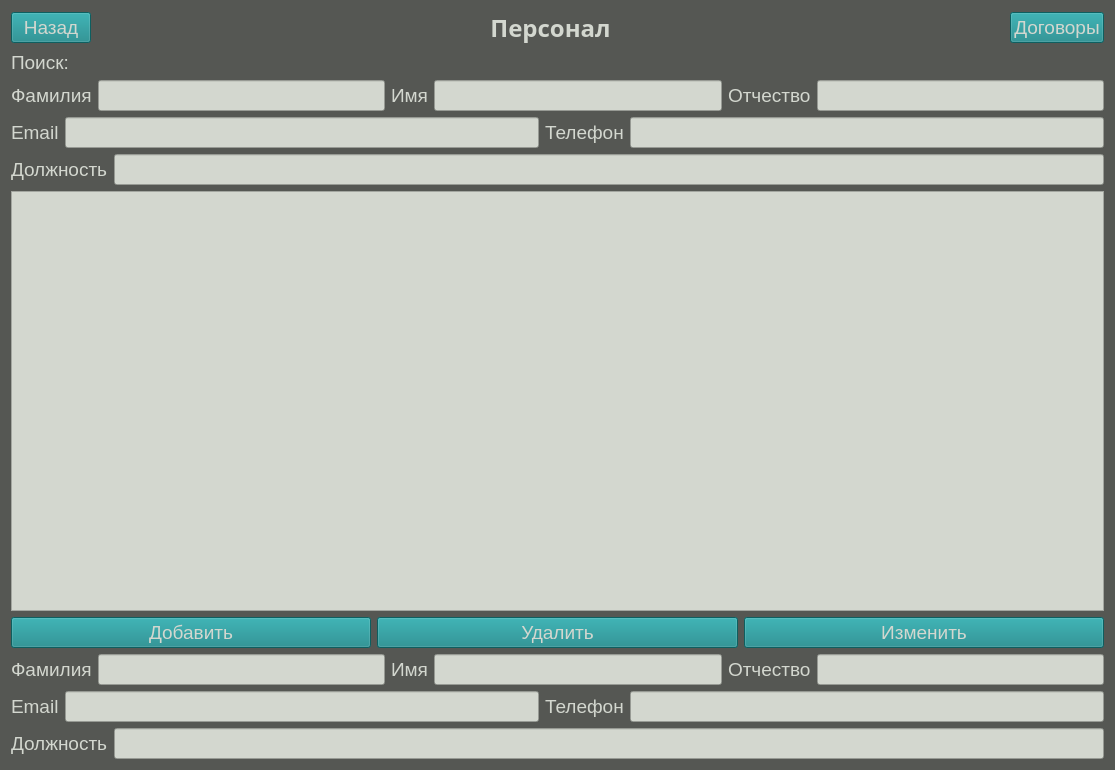
<?xml version="1.0" encoding="UTF-8"?>
<ui version="4.0">
 <class>StaffWindow</class>
 <widget class="QWidget" name="StaffWindow">
  <property name="geometry">
   <rect>
    <x>0</x>
    <y>0</y>
    <width>1115</width>
    <height>770</height>
   </rect>
  </property>
  <property name="windowTitle">
   <string>АИС МЭТ</string>
  </property>
  <property name="styleSheet">
   <string notr="true">background-color: rgb(85, 87, 83);</string>
  </property>
  <layout class="QGridLayout" name="gridLayout">
   <item row="0" column="0">
    <layout class="QVBoxLayout" name="verticalLayout_3">
     <item>
      <layout class="QHBoxLayout" name="horizontalLayout_8">
       <item>
        <widget class="QPushButton" name="btnBack">
         <property name="font">
          <font>
           <pointsize>14</pointsize>
          </font>
         </property>
         <property name="styleSheet">
          <string notr="true">background-color: rgb(18, 133, 135);
color: rgb(211, 215, 207);
border-color: rgb(211, 215, 207);</string>
         </property>
         <property name="text">
          <string>Назад</string>
         </property>
        </widget>
       </item>
       <item>
        <widget class="QLabel" name="label_15">
         <property name="sizePolicy">
          <sizepolicy hsizetype="Expanding" vsizetype="Preferred">
           <horstretch>0</horstretch>
           <verstretch>0</verstretch>
          </sizepolicy>
         </property>
         <property name="font">
          <font>
           <family>Ubuntu Mono</family>
           <pointsize>18</pointsize>
           <weight>75</weight>
           <bold>true</bold>
          </font>
         </property>
         <property name="styleSheet">
          <string notr="true">color: rgb(211, 215, 207);</string>
         </property>
         <property name="text">
          <string>Персонал</string>
         </property>
         <property name="alignment">
          <set>Qt::AlignCenter</set>
         </property>
        </widget>
       </item>
       <item>
        <widget class="QPushButton" name="btnBack_2">
         <property name="font">
          <font>
           <pointsize>14</pointsize>
          </font>
         </property>
         <property name="styleSheet">
          <string notr="true">background-color: rgb(18, 133, 135);
color: rgb(211, 215, 207);
border-color: rgb(211, 215, 207);</string>
         </property>
         <property name="text">
          <string>Договоры</string>
         </property>
        </widget>
       </item>
      </layout>
     </item>
     <item>
      <widget class="QLabel" name="label_16">
       <property name="font">
        <font>
         <pointsize>14</pointsize>
        </font>
       </property>
       <property name="styleSheet">
        <string notr="true">color: rgb(211, 215, 207);</string>
       </property>
       <property name="text">
        <string>Поиск:</string>
       </property>
      </widget>
     </item>
     <item>
      <layout class="QVBoxLayout" name="verticalLayout">
       <item>
        <layout class="QHBoxLayout" name="horizontalLayout_3">
         <item>
          <widget class="QLabel" name="label_21">
           <property name="font">
            <font>
             <pointsize>14</pointsize>
            </font>
           </property>
           <property name="styleSheet">
            <string notr="true">color: rgb(211, 215, 207);</string>
           </property>
           <property name="text">
            <string>Фамилия</string>
           </property>
          </widget>
         </item>
         <item>
          <widget class="QLineEdit" name="leLastnameSearch">
           <property name="font">
            <font>
             <pointsize>14</pointsize>
            </font>
           </property>
           <property name="styleSheet">
            <string notr="true">color: rgb(46, 52, 54);
background-color: rgb(211, 215, 207);</string>
           </property>
           <property name="text">
            <string/>
           </property>
          </widget>
         </item>
         <item>
          <widget class="QLabel" name="label_28">
           <property name="font">
            <font>
             <pointsize>14</pointsize>
            </font>
           </property>
           <property name="styleSheet">
            <string notr="true">color: rgb(211, 215, 207);</string>
           </property>
           <property name="text">
            <string>Имя</string>
           </property>
          </widget>
         </item>
         <item>
          <widget class="QLineEdit" name="leNameSearch">
           <property name="font">
            <font>
             <pointsize>14</pointsize>
            </font>
           </property>
           <property name="styleSheet">
            <string notr="true">color: rgb(46, 52, 54);
background-color: rgb(211, 215, 207);</string>
           </property>
           <property name="text">
            <string/>
           </property>
          </widget>
         </item>
         <item>
          <widget class="QLabel" name="label_29">
           <property name="font">
            <font>
             <pointsize>14</pointsize>
            </font>
           </property>
           <property name="styleSheet">
            <string notr="true">color: rgb(211, 215, 207);</string>
           </property>
           <property name="text">
            <string>Отчество</string>
           </property>
          </widget>
         </item>
         <item>
          <widget class="QLineEdit" name="lePatronymicSearch">
           <property name="font">
            <font>
             <pointsize>14</pointsize>
            </font>
           </property>
           <property name="styleSheet">
            <string notr="true">color: rgb(46, 52, 54);
background-color: rgb(211, 215, 207);</string>
           </property>
           <property name="text">
            <string/>
           </property>
          </widget>
         </item>
        </layout>
       </item>
       <item>
        <layout class="QHBoxLayout" name="horizontalLayout_2">
         <item>
          <widget class="QLabel" name="label_22">
           <property name="font">
            <font>
             <pointsize>14</pointsize>
            </font>
           </property>
           <property name="styleSheet">
            <string notr="true">color: rgb(211, 215, 207);</string>
           </property>
           <property name="text">
            <string>Email</string>
           </property>
          </widget>
         </item>
         <item>
          <widget class="QLineEdit" name="leEmailSearch">
           <property name="font">
            <font>
             <pointsize>14</pointsize>
            </font>
           </property>
           <property name="styleSheet">
            <string notr="true">color: rgb(46, 52, 54);
background-color: rgb(211, 215, 207);</string>
           </property>
           <property name="text">
            <string/>
           </property>
          </widget>
         </item>
         <item>
          <widget class="QLabel" name="label_30">
           <property name="font">
            <font>
             <pointsize>14</pointsize>
            </font>
           </property>
           <property name="styleSheet">
            <string notr="true">color: rgb(211, 215, 207);</string>
           </property>
           <property name="text">
            <string>Телефон</string>
           </property>
          </widget>
         </item>
         <item>
          <widget class="QLineEdit" name="lePhoneSearch">
           <property name="font">
            <font>
             <pointsize>14</pointsize>
            </font>
           </property>
           <property name="styleSheet">
            <string notr="true">color: rgb(46, 52, 54);
background-color: rgb(211, 215, 207);</string>
           </property>
           <property name="text">
            <string/>
           </property>
          </widget>
         </item>
        </layout>
       </item>
       <item>
        <layout class="QHBoxLayout" name="horizontalLayout_4">
         <item>
          <widget class="QLabel" name="label_23">
           <property name="font">
            <font>
             <pointsize>14</pointsize>
            </font>
           </property>
           <property name="styleSheet">
            <string notr="true">color: rgb(211, 215, 207);</string>
           </property>
           <property name="text">
            <string>Должность</string>
           </property>
          </widget>
         </item>
         <item>
          <widget class="QLineEdit" name="lePostSearch">
           <property name="font">
            <font>
             <pointsize>14</pointsize>
            </font>
           </property>
           <property name="styleSheet">
            <string notr="true">color: rgb(46, 52, 54);
background-color: rgb(211, 215, 207);</string>
           </property>
           <property name="text">
            <string/>
           </property>
          </widget>
         </item>
        </layout>
       </item>
      </layout>
     </item>
     <item>
      <widget class="QTableWidget" name="twStaff">
       <property name="font">
        <font>
         <pointsize>14</pointsize>
        </font>
       </property>
       <property name="styleSheet">
        <string notr="true">background-color: rgb(211, 215, 207);</string>
       </property>
      </widget>
     </item>
     <item>
      <layout class="QHBoxLayout" name="horizontalLayout">
       <item>
        <widget class="QPushButton" name="btnAdd">
         <property name="font">
          <font>
           <pointsize>14</pointsize>
          </font>
         </property>
         <property name="styleSheet">
          <string notr="true">background-color: rgb(18, 133, 135);
color: rgb(211, 215, 207);
border-color: rgb(211, 215, 207);</string>
         </property>
         <property name="text">
          <string>Добавить</string>
         </property>
        </widget>
       </item>
       <item>
        <widget class="QPushButton" name="btnDelete">
         <property name="font">
          <font>
           <pointsize>14</pointsize>
          </font>
         </property>
         <property name="styleSheet">
          <string notr="true">background-color: rgb(18, 133, 135);
color: rgb(211, 215, 207);
border-color: rgb(211, 215, 207);</string>
         </property>
         <property name="text">
          <string>Удалить</string>
         </property>
        </widget>
       </item>
       <item>
        <widget class="QPushButton" name="btnChange">
         <property name="font">
          <font>
           <pointsize>14</pointsize>
          </font>
         </property>
         <property name="styleSheet">
          <string notr="true">background-color: rgb(18, 133, 135);
color: rgb(211, 215, 207);
border-color: rgb(211, 215, 207);</string>
         </property>
         <property name="text">
          <string>Изменить</string>
         </property>
        </widget>
       </item>
      </layout>
     </item>
     <item>
      <layout class="QVBoxLayout" name="verticalLayout_2">
       <item>
        <layout class="QHBoxLayout" name="horizontalLayout_5">
         <item>
          <widget class="QLabel" name="label_24">
           <property name="font">
            <font>
             <pointsize>14</pointsize>
            </font>
           </property>
           <property name="styleSheet">
            <string notr="true">color: rgb(211, 215, 207);</string>
           </property>
           <property name="text">
            <string>Фамилия</string>
           </property>
          </widget>
         </item>
         <item>
          <widget class="QLineEdit" name="leLastname">
           <property name="font">
            <font>
             <pointsize>14</pointsize>
            </font>
           </property>
           <property name="styleSheet">
            <string notr="true">color: rgb(46, 52, 54);
background-color: rgb(211, 215, 207);</string>
           </property>
           <property name="text">
            <string/>
           </property>
          </widget>
         </item>
         <item>
          <widget class="QLabel" name="label_31">
           <property name="font">
            <font>
             <pointsize>14</pointsize>
            </font>
           </property>
           <property name="styleSheet">
            <string notr="true">color: rgb(211, 215, 207);</string>
           </property>
           <property name="text">
            <string>Имя</string>
           </property>
          </widget>
         </item>
         <item>
          <widget class="QLineEdit" name="leName">
           <property name="font">
            <font>
             <pointsize>14</pointsize>
            </font>
           </property>
           <property name="styleSheet">
            <string notr="true">color: rgb(46, 52, 54);
background-color: rgb(211, 215, 207);</string>
           </property>
           <property name="text">
            <string/>
           </property>
          </widget>
         </item>
         <item>
          <widget class="QLabel" name="label_32">
           <property name="font">
            <font>
             <pointsize>14</pointsize>
            </font>
           </property>
           <property name="styleSheet">
            <string notr="true">color: rgb(211, 215, 207);</string>
           </property>
           <property name="text">
            <string>Отчество</string>
           </property>
          </widget>
         </item>
         <item>
          <widget class="QLineEdit" name="lePatronymic">
           <property name="font">
            <font>
             <pointsize>14</pointsize>
            </font>
           </property>
           <property name="styleSheet">
            <string notr="true">color: rgb(46, 52, 54);
background-color: rgb(211, 215, 207);</string>
           </property>
           <property name="text">
            <string/>
           </property>
          </widget>
         </item>
        </layout>
       </item>
       <item>
        <layout class="QHBoxLayout" name="horizontalLayout_6">
         <item>
          <widget class="QLabel" name="label_25">
           <property name="font">
            <font>
             <pointsize>14</pointsize>
            </font>
           </property>
           <property name="styleSheet">
            <string notr="true">color: rgb(211, 215, 207);</string>
           </property>
           <property name="text">
            <string>Email</string>
           </property>
          </widget>
         </item>
         <item>
          <widget class="QLineEdit" name="leEmail">
           <property name="font">
            <font>
             <pointsize>14</pointsize>
            </font>
           </property>
           <property name="styleSheet">
            <string notr="true">color: rgb(46, 52, 54);
background-color: rgb(211, 215, 207);</string>
           </property>
           <property name="text">
            <string/>
           </property>
          </widget>
         </item>
         <item>
          <widget class="QLabel" name="label_33">
           <property name="font">
            <font>
             <pointsize>14</pointsize>
            </font>
           </property>
           <property name="styleSheet">
            <string notr="true">color: rgb(211, 215, 207);</string>
           </property>
           <property name="text">
            <string>Телефон</string>
           </property>
          </widget>
         </item>
         <item>
          <widget class="QLineEdit" name="lePhone">
           <property name="font">
            <font>
             <pointsize>14</pointsize>
            </font>
           </property>
           <property name="styleSheet">
            <string notr="true">color: rgb(46, 52, 54);
background-color: rgb(211, 215, 207);</string>
           </property>
           <property name="text">
            <string/>
           </property>
          </widget>
         </item>
        </layout>
       </item>
       <item>
        <layout class="QHBoxLayout" name="horizontalLayout_7">
         <item>
          <widget class="QLabel" name="label_26">
           <property name="font">
            <font>
             <pointsize>14</pointsize>
            </font>
           </property>
           <property name="styleSheet">
            <string notr="true">color: rgb(211, 215, 207);</string>
           </property>
           <property name="text">
            <string>Должность</string>
           </property>
          </widget>
         </item>
         <item>
          <widget class="QLineEdit" name="lePost">
           <property name="font">
            <font>
             <pointsize>14</pointsize>
            </font>
           </property>
           <property name="styleSheet">
            <string notr="true">color: rgb(46, 52, 54);
background-color: rgb(211, 215, 207);</string>
           </property>
           <property name="text">
            <string/>
           </property>
          </widget>
         </item>
        </layout>
       </item>
      </layout>
     </item>
    </layout>
   </item>
  </layout>
 </widget>
 <resources/>
 <connections/>
</ui>
